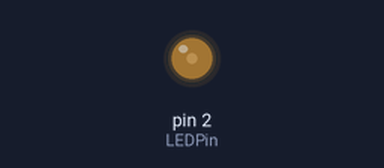
Bench run of a sketch on a simulated Arduino Uno, built with avr-gcc and run on an emulated ATmega328P. On the bench: output pins drawn as LEDs (lit = HIGH).

Above: at 0.34 s.
At 18.62 s:
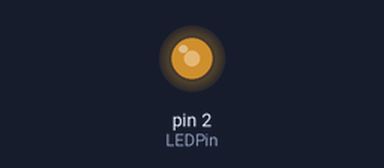
At 39.06 s:
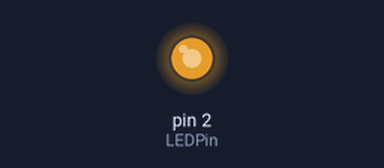
Timing chart, 0 to 40.0 s (numbered marks = the images above):
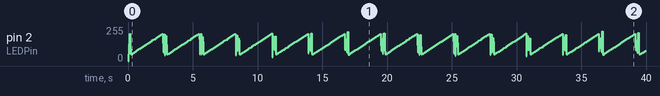

The sketch:

led_fading_og.ino
```cpp
#define LEDPin 2
void setup() {
  // put your setup code here, to run once:
pinMode(LEDPin,OUTPUT);
}

void loop() {
  // put your main code here, to run repeatedly:
for(uint16_t j=0; j<20000; j=j+100)
  {
    digitalWrite(LEDPin, HIGH);
    delayMicroseconds(j);
    digitalWrite(LEDPin, LOW);
    delayMicroseconds(20000-j);
  }
 for(uint16_t j=0; j<20000; j=j+100)
  {
    digitalWrite(LEDPin, HIGH);
    delayMicroseconds(j);
    digitalWrite(LEDPin, LOW);
    delayMicroseconds(20000-j);
  }
}
```
